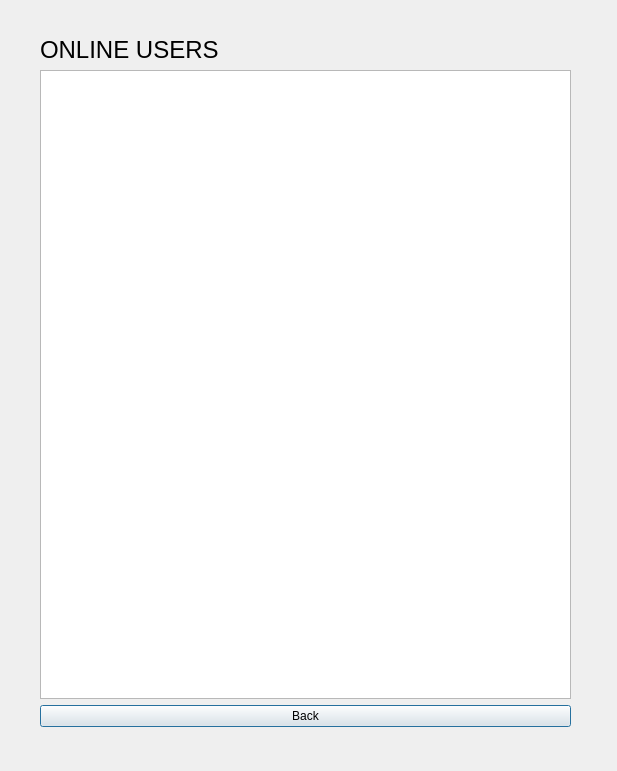
<?xml version="1.0" encoding="UTF-8"?>
<ui version="4.0">
 <class>OnlineUsers</class>
 <widget class="QDialog" name="OnlineUsers">
  <property name="geometry">
   <rect>
    <x>0</x>
    <y>0</y>
    <width>617</width>
    <height>771</height>
   </rect>
  </property>
  <property name="windowTitle">
   <string>Dialog</string>
  </property>
  <widget class="QWidget" name="">
   <property name="geometry">
    <rect>
     <x>40</x>
     <y>36</y>
     <width>531</width>
     <height>691</height>
    </rect>
   </property>
   <layout class="QVBoxLayout" name="verticalLayout_2">
    <item>
     <layout class="QVBoxLayout" name="verticalLayout">
      <item>
       <widget class="QLabel" name="label">
        <property name="font">
         <font>
          <pointsize>18</pointsize>
         </font>
        </property>
        <property name="text">
         <string>ONLINE USERS</string>
        </property>
       </widget>
      </item>
      <item>
       <widget class="QListWidget" name="listWidget"/>
      </item>
     </layout>
    </item>
    <item>
     <widget class="QPushButton" name="pushButton">
      <property name="text">
       <string>Back</string>
      </property>
     </widget>
    </item>
   </layout>
  </widget>
 </widget>
 <resources/>
 <connections/>
</ui>
